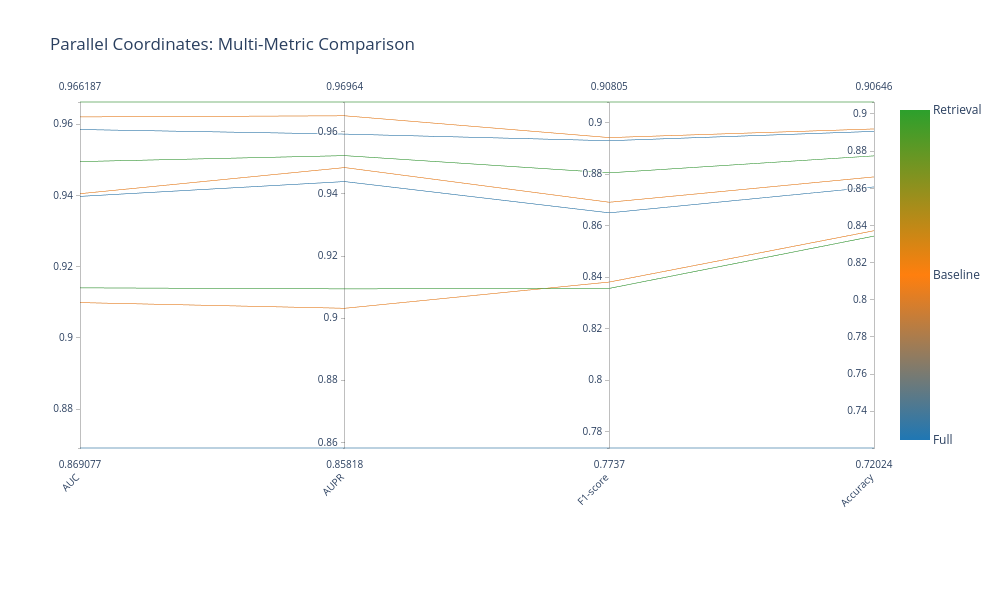

Here is the notebook cell this chart was saved with:
### Markdown cell above
## 8. Key Findings & Recommendations

Summary of the experimental results with actionable insights.

### Code cell
# Prepare data for parallel coordinates
parallel_data = agg_data[['config', 'dataset', 'setup', 'AUC_mean', 'AUPR_mean', 'F1_mean', 
                          'Accuracy_mean']].copy()

# Map setup to color
setup_colors = {'full': 0, 'baseline': 1, 'retrieval': 2}
parallel_data['setup_color'] = parallel_data['setup'].map(setup_colors)

# Create parallel coordinates plot
fig = go.Figure(data=
    go.Parcoords(
        line=dict(
            color=parallel_data['setup_color'],
            colorscale=[[0, '#1f77b4'], [0.5, '#ff7f0e'], [1, '#2ca02c']],
            showscale=True,
            cmin=0,
            cmax=2,
            colorbar=dict(tickvals=[0, 1, 2], ticktext=['Full', 'Baseline', 'Retrieval'])
        ),
        dimensions=list([
            dict(label='AUC', values=parallel_data['AUC_mean']),
            dict(label='AUPR', values=parallel_data['AUPR_mean']),
            dict(label='F1-score', values=parallel_data['F1_mean']),
            dict(label='Accuracy', values=parallel_data['Accuracy_mean']),
        ]),
        labelangle=-45,
        labelside='bottom'
    )
)

fig.update_layout(
    title='Parallel Coordinates: Multi-Metric Comparison',
    plot_bgcolor='white',
    paper_bgcolor='white',
    font=dict(size=12),
    height=600,
    width=1000,
    margin=dict(b=150)
)

fig.show()

print("✓ Parallel coordinates plot complete")

### Figure 1 — Plotly figure (JSON) as saved in the notebook; plotly's stock layout.template omitted (floating-point values rounded to 4 significant figures)
{"data": [{"dimensions": [{"label": "AUC", "values": [0.8691, 0.9099, 0.914, 0.9397, 0.9405, 0.9495, 0.9585, 0.962, 0.9662]}, {"label": "AUPR", "values": [0.8582, 0.9032, 0.9094, 0.944, 0.9485, 0.9524, 0.9593, 0.9652, 0.9696]}, {"label": "F1-score", "values": [0.7737, 0.8381, 0.8357, 0.865, 0.8691, 0.8805, 0.893, 0.8942, 0.908]}, {"label": "Accuracy", "values": [0.7202, 0.8372, 0.8343, 0.8608, 0.8662, 0.8775, 0.8906, 0.892, 0.9065]}], "labelangle": -45, "labelside": "bottom", "line": {"cmax": 2, "cmin": 0, "color": [0, 1, 2, 0, 1, 2, 0, 1, 2], "colorbar": {"ticktext": ["Full", "Baseline", "Retrieval"], "tickvals": [0, 1, 2]}, "colorscale": [[0, "#1f77b4"], [0.5, "#ff7f0e"], [1, "#2ca02c"]], "showscale": true}, "type": "parcoords"}], "layout": {"font": {"size": 12}, "height": 600, "margin": {"b": 150}, "paper_bgcolor": "white", "plot_bgcolor": "white", "title": {"text": "Parallel Coordinates: Multi-Metric Comparison"}, "width": 1000}}
